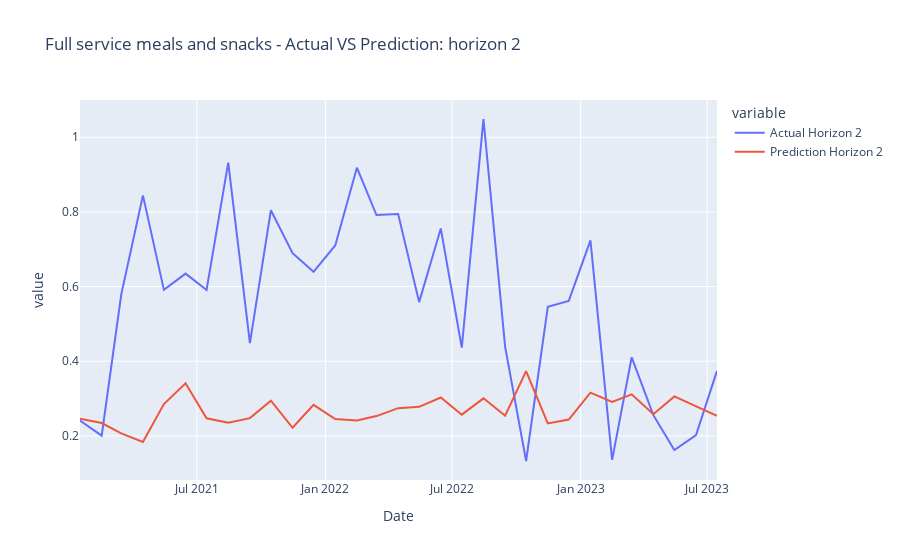
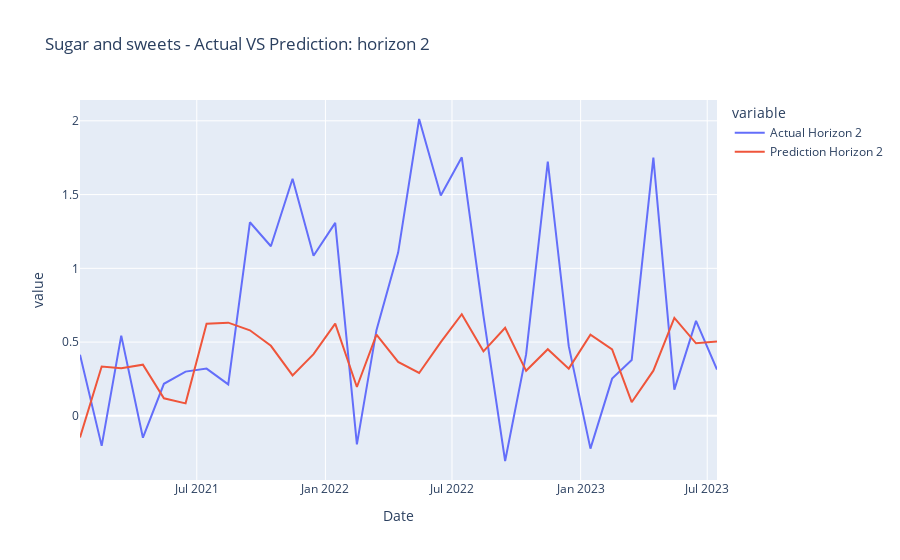
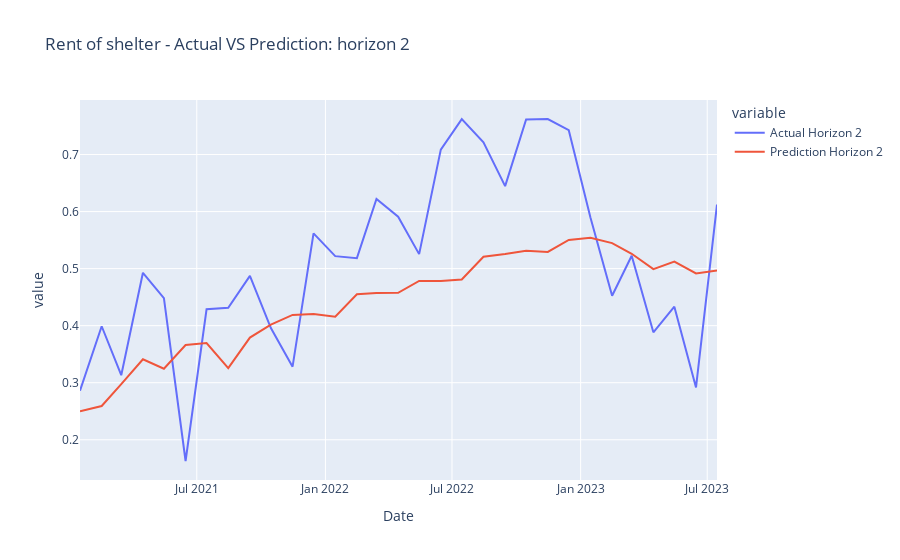
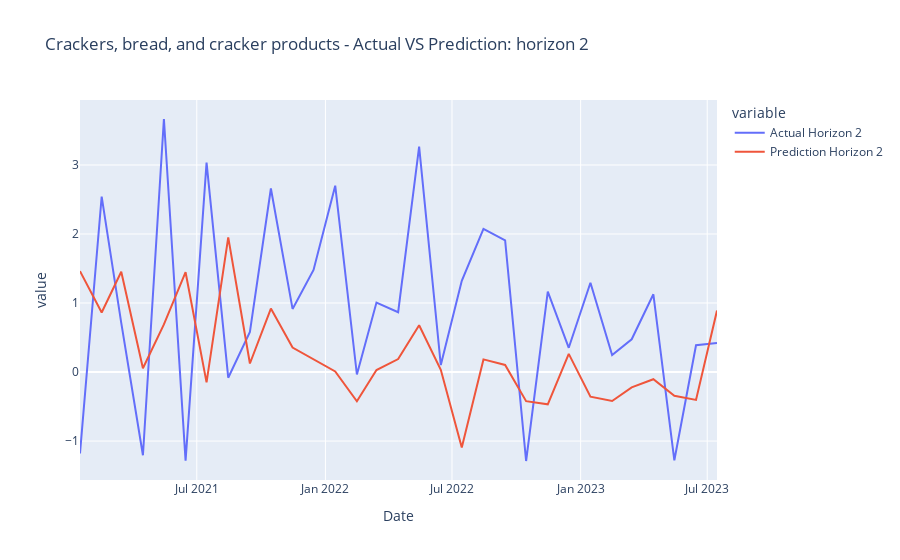

These figures' notebook cell, in order:
### Code cell
#categories = list(all_data_test_dict_hor_2.keys())
plot_results_horizon(all_data_test_dict_hor_2, categories, 2)

### Figure 1 — Plotly figure (JSON) as saved in the notebook; plotly's stock layout.template omitted (floating-point values rounded to 4 significant figures)
{"data": [{"hovertemplate": "variable=Actual Horizon 2<br>Date=%{x}<br>value=%{y}<extra></extra>", "legendgroup": "Actual Horizon 2", "line": {"color": "#636efa", "dash": "solid"}, "marker": {"symbol": "circle"}, "mode": "lines", "name": "Actual Horizon 2", "orientation": "v", "showlegend": true, "type": "scatter", "x": ["2021-01-15", "2021-02-15", "2021-03-15", "2021-04-15", "2021-05-15", "2021-06-15", "2021-07-15", "2021-08-15", "2021-09-15", "2021-10-15", "2021-11-15", "2021-12-15", "2022-01-15", "2022-02-15", "2022-03-15", "2022-04-15", "2022-05-15", "2022-06-15", "2022-07-15", "2022-08-15", "2022-09-15", "2022-10-15", "2022-11-15", "2022-12-15", "2023-01-15", "2023-02-15", "2023-03-15", "2023-04-15", "2023-05-15", "2023-06-15", "2023-07-15", null, null], "xaxis": "x", "y": [0.241, 0.2007, 0.5787, 0.8444, 0.5911, 0.6348, 0.5907, 0.9322, 0.4485, 0.8045, 0.6894, 0.6395, 0.7103, 0.9185, 0.7915, 0.7946, 0.5583, 0.7556, 0.4364, 1.049, 0.4385, 0.1327, 0.5459, 0.5616, 0.7239, 0.1357, 0.4105, 0.2555, 0.162, 0.2019, 0.374, null, null], "yaxis": "y"}, {"hovertemplate": "variable=Prediction Horizon 2<br>Date=%{x}<br>value=%{y}<extra></extra>", "legendgroup": "Prediction Horizon 2", "line": {"color": "#EF553B", "dash": "solid"}, "marker": {"symbol": "circle"}, "mode": "lines", "name": "Prediction Horizon 2", "orientation": "v", "showlegend": true, "type": "scatter", "x": ["2021-01-15", "2021-02-15", "2021-03-15", "2021-04-15", "2021-05-15", "2021-06-15", "2021-07-15", "2021-08-15", "2021-09-15", "2021-10-15", "2021-11-15", "2021-12-15", "2022-01-15", "2022-02-15", "2022-03-15", "2022-04-15", "2022-05-15", "2022-06-15", "2022-07-15", "2022-08-15", "2022-09-15", "2022-10-15", "2022-11-15", "2022-12-15", "2023-01-15", "2023-02-15", "2023-03-15", "2023-04-15", "2023-05-15", "2023-06-15", "2023-07-15", null, null], "xaxis": "x", "y": [0.2459, 0.2343, 0.2067, 0.1837, 0.2852, 0.3409, 0.247, 0.2352, 0.2475, 0.2943, 0.2217, 0.2831, 0.2453, 0.2411, 0.2531, 0.2744, 0.2778, 0.3028, 0.2569, 0.3006, 0.2541, 0.3734, 0.2333, 0.2438, 0.3157, 0.2911, 0.3112, 0.2582, 0.3058, 0.279, 0.2539, 0.2806, 0.2803], "yaxis": "y"}], "layout": {"legend": {"title": {"text": "variable"}, "tracegroupgap": 0}, "title": {"text": "Full service meals and snacks - Actual VS Prediction: horizon 2"}, "xaxis": {"anchor": "y", "domain": [0, 1], "title": {"text": "Date"}}, "yaxis": {"anchor": "x", "domain": [0, 1], "title": {"text": "value"}}}}

### Figure 2 — Plotly figure (JSON) as saved in the notebook; plotly's stock layout.template omitted (floating-point values rounded to 4 significant figures)
{"data": [{"hovertemplate": "variable=Actual Horizon 2<br>Date=%{x}<br>value=%{y}<extra></extra>", "legendgroup": "Actual Horizon 2", "line": {"color": "#636efa", "dash": "solid"}, "marker": {"symbol": "circle"}, "mode": "lines", "name": "Actual Horizon 2", "orientation": "v", "showlegend": true, "type": "scatter", "x": ["2021-01-15", "2021-02-15", "2021-03-15", "2021-04-15", "2021-05-15", "2021-06-15", "2021-07-15", "2021-08-15", "2021-09-15", "2021-10-15", "2021-11-15", "2021-12-15", "2022-01-15", "2022-02-15", "2022-03-15", "2022-04-15", "2022-05-15", "2022-06-15", "2022-07-15", "2022-08-15", "2022-09-15", "2022-10-15", "2022-11-15", "2022-12-15", "2023-01-15", "2023-02-15", "2023-03-15", "2023-04-15", "2023-05-15", "2023-06-15", "2023-07-15", null, null], "xaxis": "x", "y": [0.4147, -0.2037, 0.5438, -0.1484, 0.217, 0.2999, 0.3202, 0.2135, 1.312, 1.15, 1.607, 1.085, 1.308, -0.1933, 0.5809, 1.107, 2.012, 1.494, 1.753, 0.6774, -0.3062, 0.416, 1.724, 0.4723, -0.2224, 0.2524, 0.3778, 1.75, 0.1773, 0.6435, 0.3137, null, null], "yaxis": "y"}, {"hovertemplate": "variable=Prediction Horizon 2<br>Date=%{x}<br>value=%{y}<extra></extra>", "legendgroup": "Prediction Horizon 2", "line": {"color": "#EF553B", "dash": "solid"}, "marker": {"symbol": "circle"}, "mode": "lines", "name": "Prediction Horizon 2", "orientation": "v", "showlegend": true, "type": "scatter", "x": ["2021-01-15", "2021-02-15", "2021-03-15", "2021-04-15", "2021-05-15", "2021-06-15", "2021-07-15", "2021-08-15", "2021-09-15", "2021-10-15", "2021-11-15", "2021-12-15", "2022-01-15", "2022-02-15", "2022-03-15", "2022-04-15", "2022-05-15", "2022-06-15", "2022-07-15", "2022-08-15", "2022-09-15", "2022-10-15", "2022-11-15", "2022-12-15", "2023-01-15", "2023-02-15", "2023-03-15", "2023-04-15", "2023-05-15", "2023-06-15", "2023-07-15", null, null], "xaxis": "x", "y": [-0.1467, 0.3341, 0.3226, 0.347, 0.1192, 0.08447, 0.6241, 0.6316, 0.5798, 0.4749, 0.2741, 0.4185, 0.6254, 0.1955, 0.5509, 0.3656, 0.2904, 0.5001, 0.6887, 0.4373, 0.5973, 0.305, 0.4514, 0.3201, 0.5502, 0.4506, 0.09224, 0.3062, 0.6637, 0.4918, 0.5042, 0.5545, 0.6274], "yaxis": "y"}], "layout": {"legend": {"title": {"text": "variable"}, "tracegroupgap": 0}, "title": {"text": "Sugar and sweets - Actual VS Prediction: horizon 2"}, "xaxis": {"anchor": "y", "domain": [0, 1], "title": {"text": "Date"}}, "yaxis": {"anchor": "x", "domain": [0, 1], "title": {"text": "value"}}}}

### Figure 3 — Plotly figure (JSON) as saved in the notebook; plotly's stock layout.template omitted (floating-point values rounded to 4 significant figures)
{"data": [{"hovertemplate": "variable=Actual Horizon 2<br>Date=%{x}<br>value=%{y}<extra></extra>", "legendgroup": "Actual Horizon 2", "line": {"color": "#636efa", "dash": "solid"}, "marker": {"symbol": "circle"}, "mode": "lines", "name": "Actual Horizon 2", "orientation": "v", "showlegend": true, "type": "scatter", "x": ["2021-01-15", "2021-02-15", "2021-03-15", "2021-04-15", "2021-05-15", "2021-06-15", "2021-07-15", "2021-08-15", "2021-09-15", "2021-10-15", "2021-11-15", "2021-12-15", "2022-01-15", "2022-02-15", "2022-03-15", "2022-04-15", "2022-05-15", "2022-06-15", "2022-07-15", "2022-08-15", "2022-09-15", "2022-10-15", "2022-11-15", "2022-12-15", "2023-01-15", "2023-02-15", "2023-03-15", "2023-04-15", "2023-05-15", "2023-06-15", "2023-07-15", null, null], "xaxis": "x", "y": [0.286, 0.399, 0.3132, 0.4926, 0.4482, 0.1627, 0.4287, 0.4314, 0.4873, 0.3958, 0.328, 0.5618, 0.5219, 0.5183, 0.622, 0.591, 0.5254, 0.7085, 0.7622, 0.7212, 0.6446, 0.7616, 0.7623, 0.7426, 0.5895, 0.4524, 0.5224, 0.3884, 0.4333, 0.2917, 0.6122, null, null], "yaxis": "y"}, {"hovertemplate": "variable=Prediction Horizon 2<br>Date=%{x}<br>value=%{y}<extra></extra>", "legendgroup": "Prediction Horizon 2", "line": {"color": "#EF553B", "dash": "solid"}, "marker": {"symbol": "circle"}, "mode": "lines", "name": "Prediction Horizon 2", "orientation": "v", "showlegend": true, "type": "scatter", "x": ["2021-01-15", "2021-02-15", "2021-03-15", "2021-04-15", "2021-05-15", "2021-06-15", "2021-07-15", "2021-08-15", "2021-09-15", "2021-10-15", "2021-11-15", "2021-12-15", "2022-01-15", "2022-02-15", "2022-03-15", "2022-04-15", "2022-05-15", "2022-06-15", "2022-07-15", "2022-08-15", "2022-09-15", "2022-10-15", "2022-11-15", "2022-12-15", "2023-01-15", "2023-02-15", "2023-03-15", "2023-04-15", "2023-05-15", "2023-06-15", "2023-07-15", null, null], "xaxis": "x", "y": [0.2499, 0.2592, 0.2974, 0.3411, 0.3246, 0.3662, 0.3695, 0.3257, 0.3791, 0.4017, 0.4188, 0.4204, 0.4156, 0.4552, 0.4572, 0.4576, 0.4784, 0.4781, 0.4808, 0.5207, 0.5256, 0.5315, 0.5293, 0.5503, 0.5542, 0.5447, 0.526, 0.499, 0.5122, 0.4915, 0.4968, 0.4612, 0.5042], "yaxis": "y"}], "layout": {"legend": {"title": {"text": "variable"}, "tracegroupgap": 0}, "title": {"text": "Rent of shelter - Actual VS Prediction: horizon 2"}, "xaxis": {"anchor": "y", "domain": [0, 1], "title": {"text": "Date"}}, "yaxis": {"anchor": "x", "domain": [0, 1], "title": {"text": "value"}}}}

### Figure 4 — Plotly figure (JSON) as saved in the notebook; plotly's stock layout.template omitted (floating-point values rounded to 4 significant figures)
{"data": [{"hovertemplate": "variable=Actual Horizon 2<br>Date=%{x}<br>value=%{y}<extra></extra>", "legendgroup": "Actual Horizon 2", "line": {"color": "#636efa", "dash": "solid"}, "marker": {"symbol": "circle"}, "mode": "lines", "name": "Actual Horizon 2", "orientation": "v", "showlegend": true, "type": "scatter", "x": ["2021-01-15", "2021-02-15", "2021-03-15", "2021-04-15", "2021-05-15", "2021-06-15", "2021-07-15", "2021-08-15", "2021-09-15", "2021-10-15", "2021-11-15", "2021-12-15", "2022-01-15", "2022-02-15", "2022-03-15", "2022-04-15", "2022-05-15", "2022-06-15", "2022-07-15", "2022-08-15", "2022-09-15", "2022-10-15", "2022-11-15", "2022-12-15", "2023-01-15", "2023-02-15", "2023-03-15", "2023-04-15", "2023-05-15", "2023-06-15", "2023-07-15", null, null], "xaxis": "x", "y": [-1.18, 2.543, 0.7109, -1.206, 3.666, -1.284, 3.035, -0.08242, 0.58, 2.659, 0.914, 1.479, 2.7, -0.03563, 1.007, 0.8666, 3.265, 0.101, 1.322, 2.075, 1.907, -1.289, 1.165, 0.3513, 1.293, 0.2473, 0.4751, 1.126, -1.279, 0.3879, 0.4208, null, null], "yaxis": "y"}, {"hovertemplate": "variable=Prediction Horizon 2<br>Date=%{x}<br>value=%{y}<extra></extra>", "legendgroup": "Prediction Horizon 2", "line": {"color": "#EF553B", "dash": "solid"}, "marker": {"symbol": "circle"}, "mode": "lines", "name": "Prediction Horizon 2", "orientation": "v", "showlegend": true, "type": "scatter", "x": ["2021-01-15", "2021-02-15", "2021-03-15", "2021-04-15", "2021-05-15", "2021-06-15", "2021-07-15", "2021-08-15", "2021-09-15", "2021-10-15", "2021-11-15", "2021-12-15", "2022-01-15", "2022-02-15", "2022-03-15", "2022-04-15", "2022-05-15", "2022-06-15", "2022-07-15", "2022-08-15", "2022-09-15", "2022-10-15", "2022-11-15", "2022-12-15", "2023-01-15", "2023-02-15", "2023-03-15", "2023-04-15", "2023-05-15", "2023-06-15", "2023-07-15", null, null], "xaxis": "x", "y": [1.462, 0.8628, 1.453, 0.05486, 0.6899, 1.446, -0.1504, 1.951, 0.1235, 0.919, 0.355, 0.1867, 0.008122, -0.4231, 0.02818, 0.1883, 0.6771, 0.03296, -1.095, 0.1831, 0.1023, -0.4223, -0.4684, 0.2636, -0.3561, -0.4198, -0.2217, -0.1046, -0.3438, -0.4036, 0.891, -0.3277, -0.7146], "yaxis": "y"}], "layout": {"legend": {"title": {"text": "variable"}, "tracegroupgap": 0}, "title": {"text": "Crackers, bread, and cracker products - Actual VS Prediction: horizon 2"}, "xaxis": {"anchor": "y", "domain": [0, 1], "title": {"text": "Date"}}, "yaxis": {"anchor": "x", "domain": [0, 1], "title": {"text": "value"}}}}
